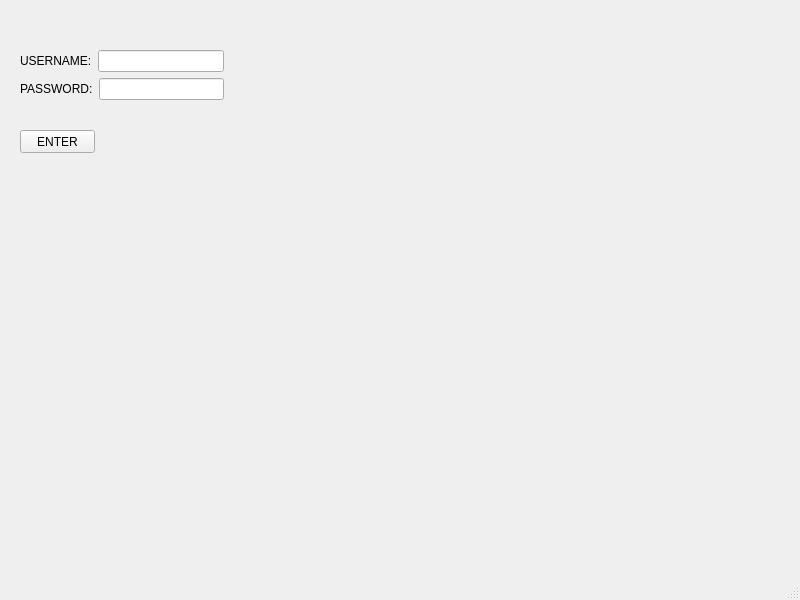
<?xml version="1.0" encoding="UTF-8"?>
<ui version="4.0">
 <class>MainWindow</class>
 <widget class="QMainWindow" name="MainWindow">
  <property name="geometry">
   <rect>
    <x>0</x>
    <y>0</y>
    <width>800</width>
    <height>600</height>
   </rect>
  </property>
  <property name="windowTitle">
   <string>MainWindow</string>
  </property>
  <widget class="QWidget" name="centralwidget">
   <widget class="QPushButton" name="pushButton">
    <property name="geometry">
     <rect>
      <x>20</x>
      <y>130</y>
      <width>75</width>
      <height>23</height>
     </rect>
    </property>
    <property name="text">
     <string>ENTER</string>
    </property>
   </widget>
   <widget class="QWidget" name="layoutWidget">
    <property name="geometry">
     <rect>
      <x>20</x>
      <y>50</y>
      <width>204</width>
      <height>52</height>
     </rect>
    </property>
    <layout class="QVBoxLayout" name="verticalLayout">
     <item>
      <layout class="QHBoxLayout" name="horizontalLayout">
       <item>
        <widget class="QLabel" name="label">
         <property name="text">
          <string>USERNAME:</string>
         </property>
        </widget>
       </item>
       <item>
        <widget class="QLineEdit" name="lineEdit"/>
       </item>
      </layout>
     </item>
     <item>
      <layout class="QHBoxLayout" name="horizontalLayout_2">
       <item>
        <widget class="QLabel" name="label_2">
         <property name="text">
          <string>PASSWORD:</string>
         </property>
        </widget>
       </item>
       <item>
        <widget class="QLineEdit" name="lineEdit_2"/>
       </item>
      </layout>
     </item>
    </layout>
   </widget>
   <widget class="QLabel" name="label_3">
    <property name="geometry">
     <rect>
      <x>20</x>
      <y>110</y>
      <width>201</width>
      <height>16</height>
     </rect>
    </property>
    <property name="text">
     <string/>
    </property>
   </widget>
  </widget>
  <widget class="QStatusBar" name="statusbar"/>
 </widget>
 <resources/>
 <connections>
  <connection>
   <sender>lineEdit_2</sender>
   <signal>editingFinished()</signal>
   <receiver>pushButton</receiver>
   <slot>animateClick()</slot>
   <hints>
    <hint type="sourcelabel">
     <x>175</x>
     <y>95</y>
    </hint>
    <hint type="destinationlabel">
     <x>87</x>
     <y>134</y>
    </hint>
   </hints>
  </connection>
  <connection>
   <sender>lineEdit</sender>
   <signal>editingFinished()</signal>
   <receiver>lineEdit_2</receiver>
   <slot>setFocus()</slot>
   <hints>
    <hint type="sourcelabel">
     <x>208</x>
     <y>61</y>
    </hint>
    <hint type="destinationlabel">
     <x>202</x>
     <y>95</y>
    </hint>
   </hints>
  </connection>
 </connections>
</ui>
